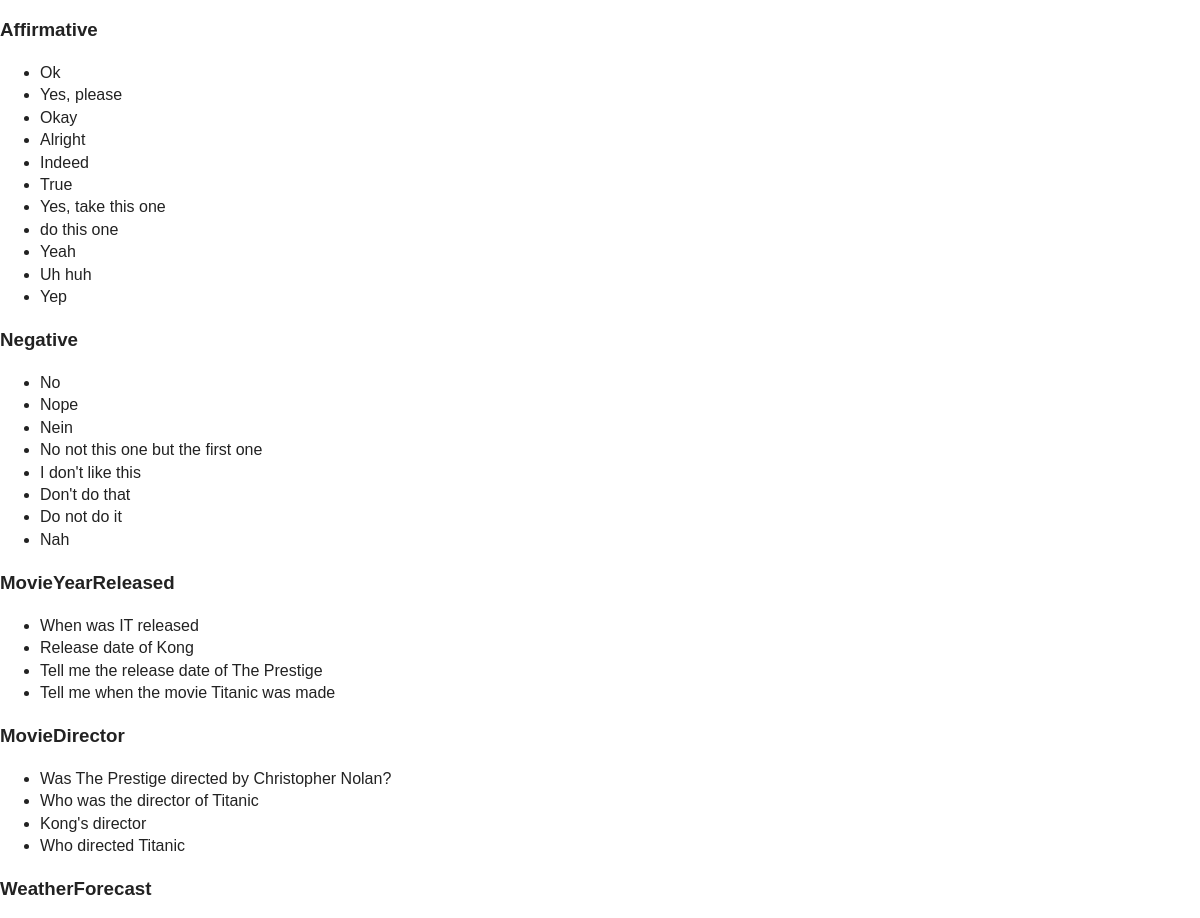
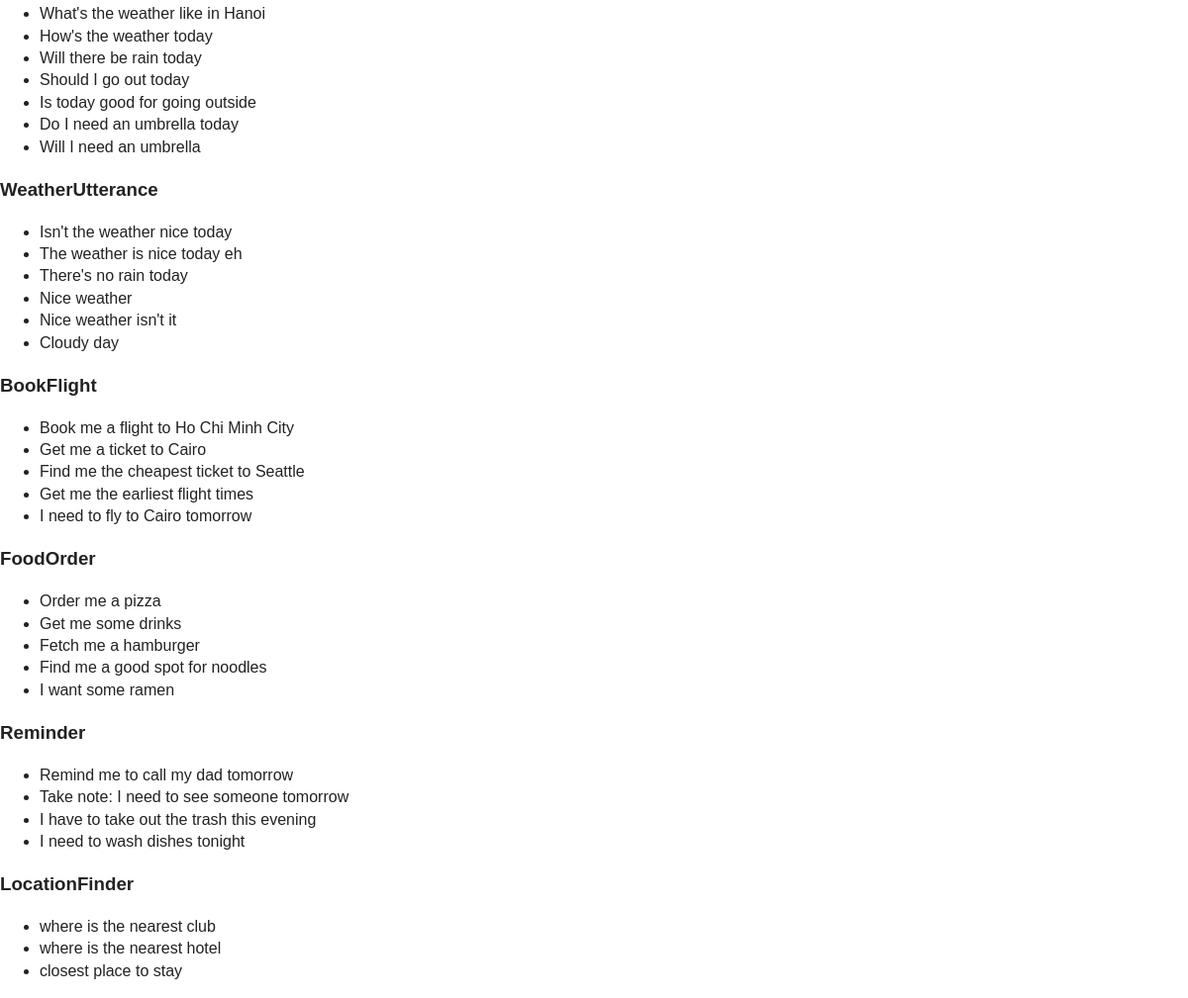
The app's page /api/ (lower part), older data (2 pictures, top to bottom).
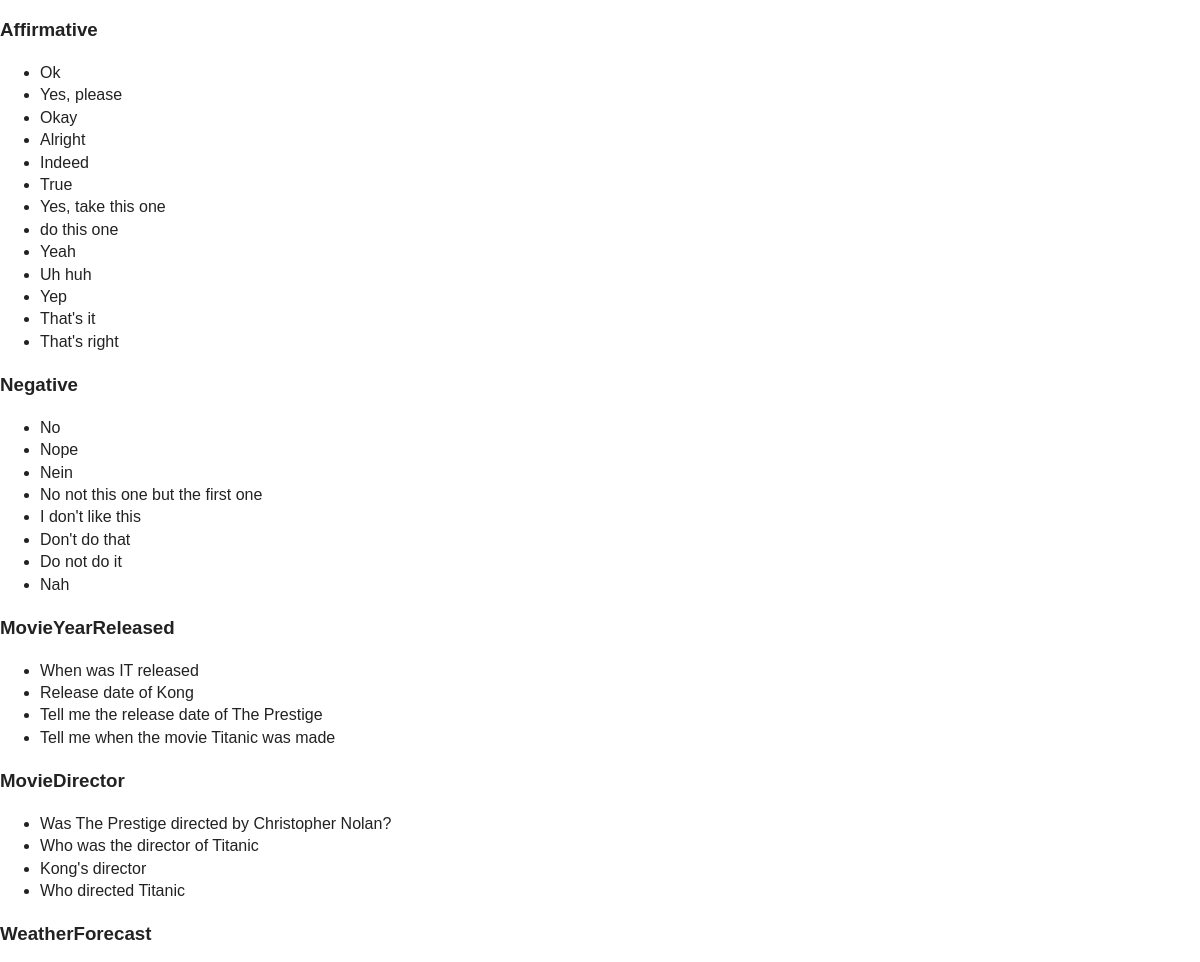
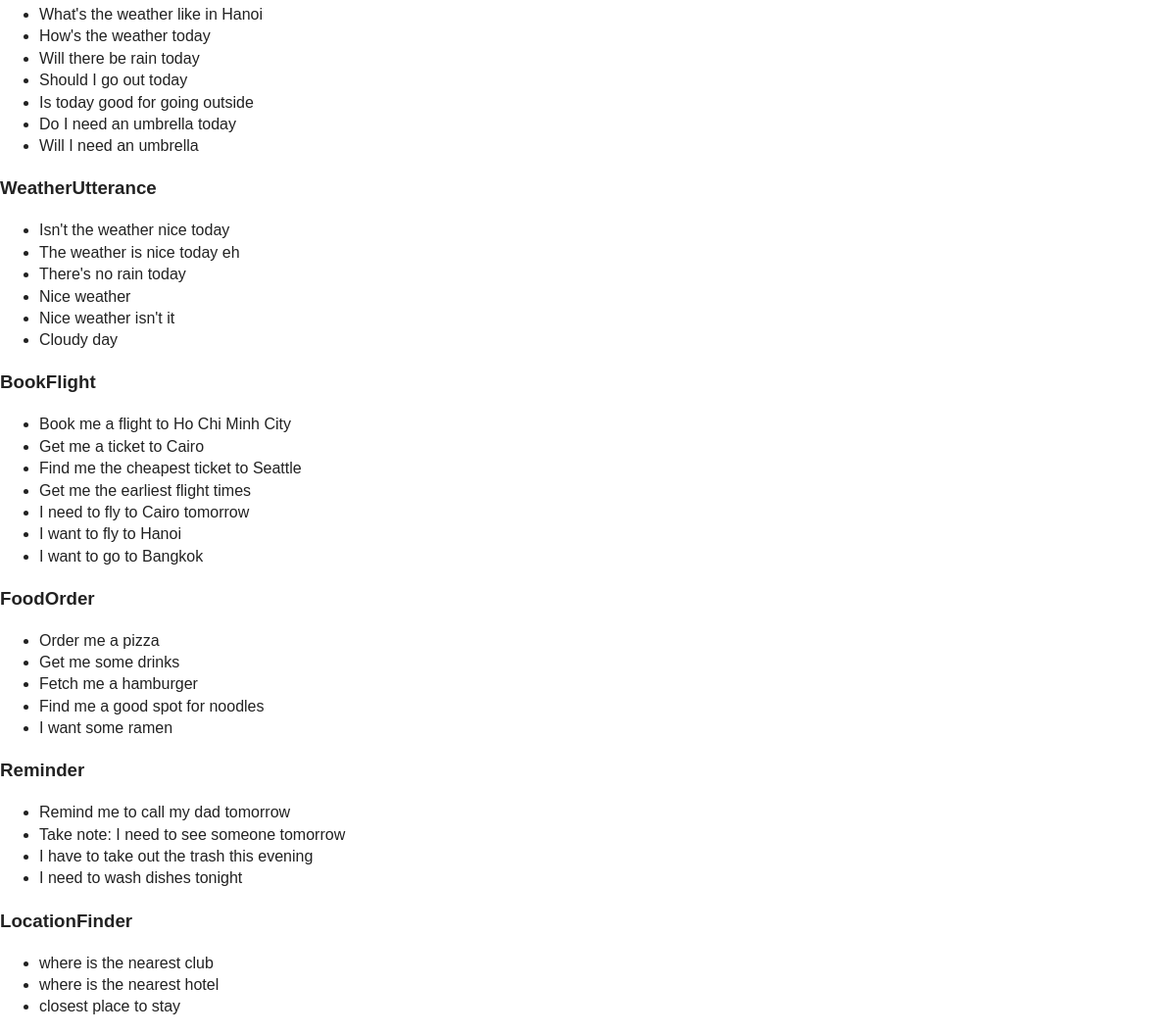
The same page, newer data (2 pictures, top to bottom).
### testbot/models.py (models this page shows, shortened)
class Example(models.Model):
    intent = models.ForeignKey(Intent, on_delete=models.CASCADE)
    text = models.CharField(max_length=2048)

### testbot/views.py (the view)
# urls.py: path('', views.index, name='index'),
def index(request):
    response = {
        'intents': []
    }
    for intent in Intent.objects.all():
        new_intent = {
            'name': intent.name,
            'examples': [example.text for example in intent.example_set.all()]
        }
        response['intents'].append(new_intent)
    print(response)
    return render(request, 'index.html', response)

### templates/testbot/index.html (shortened to what this page needs)
<!doctype html>
<html class="no-js" lang="">
    <head>
        <link rel="stylesheet" href="css/normalize.css">
        <link rel="stylesheet" href="css/main.css">
    </head>
    <body>
        {% for intent in intents %}
            <h3>{{ intent.name }}</h3>
            <ul>
            {% for example in intent.examples %}
                <li>{{ example }}</li>
            {% endfor %}
            </ul>
        {% endfor %}
    </body>
</html>

Row changes from the older to the newer data that the page shows:
added Example: examples "That's it"
added Example: examples "That's right"
added Example: examples "I want to fly to Hanoi"
added Example: examples "I want to go to Bangkok"
